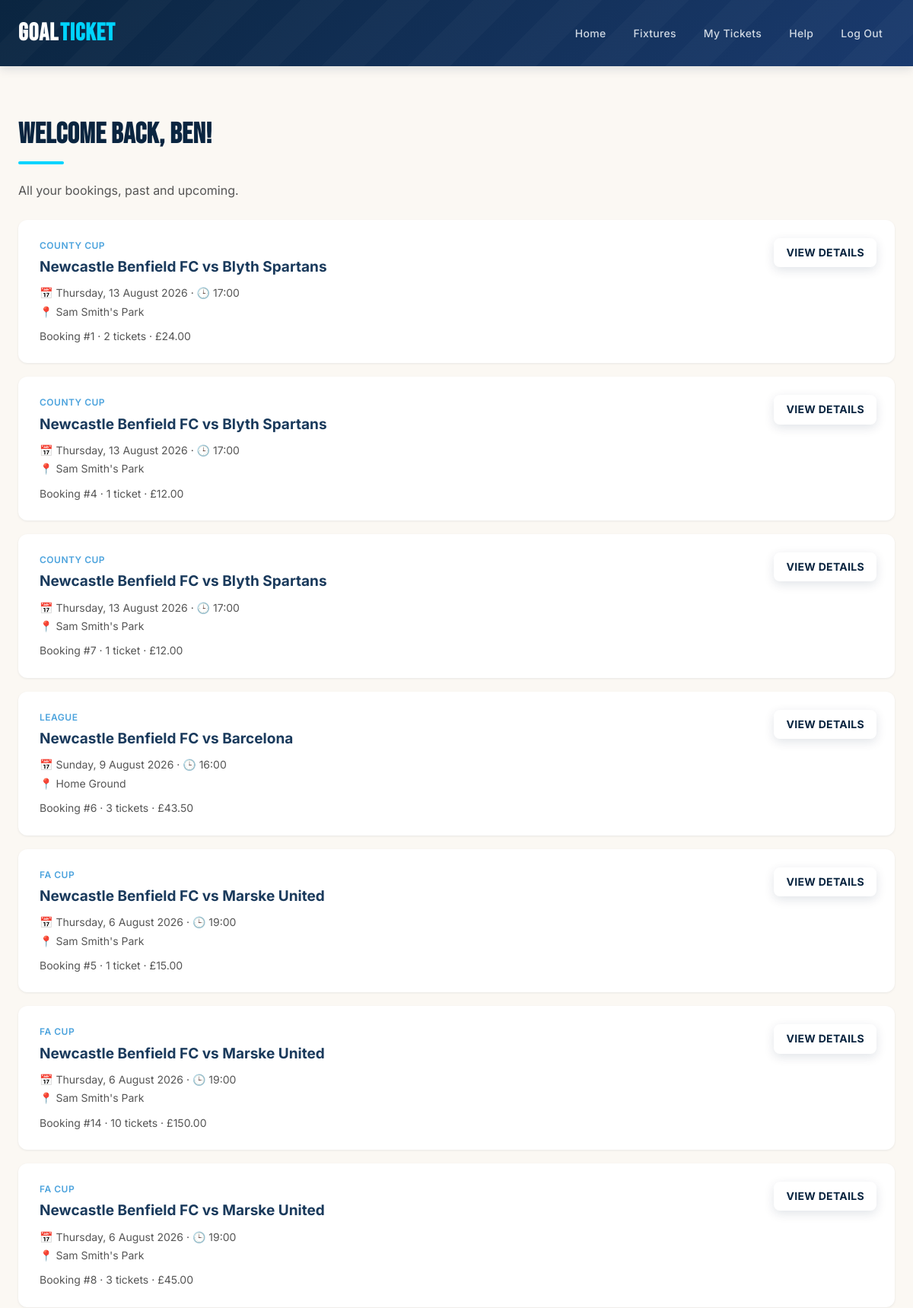
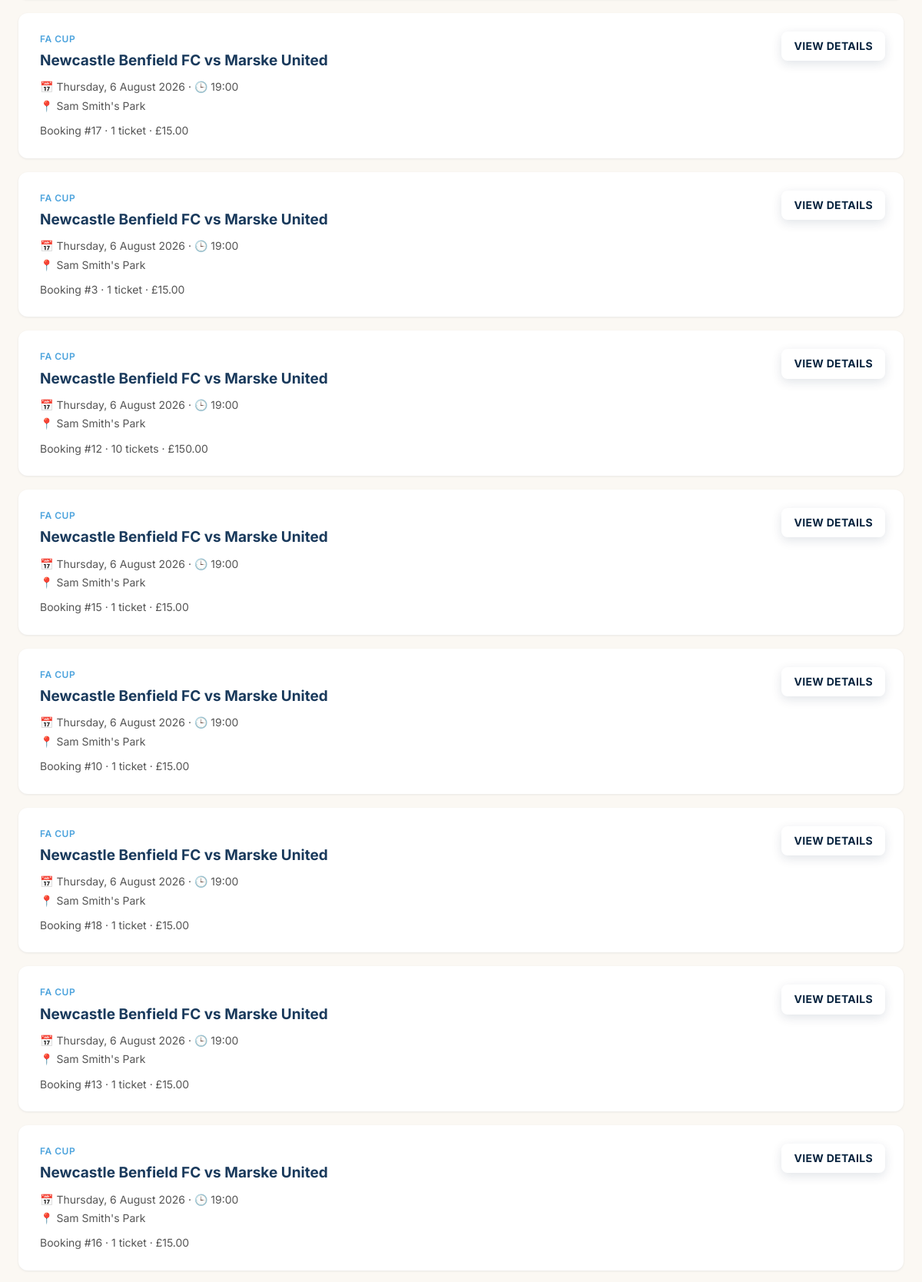
/my_tickets.php (signed in, upper part), run on the app's committed database (2 pictures, top to bottom).
### tables this page shows
CREATE TABLE `bookings` (
  `booking_id` int NOT NULL,
  `user_id` int NOT NULL,
  `fixture_id` int NOT NULL,
  `quantity` int NOT NULL,
  `total_price` decimal(7,2) NOT NULL,
  `payment_status` varchar(20) DEFAULT 'completed',
  `booking_date` timestamp NULL DEFAULT CURRENT_TIMESTAMP
);

CREATE TABLE `fixtures` (
  `fixture_id` int NOT NULL,
  `opposition` varchar(100) NOT NULL,
  `competition` varchar(50) NOT NULL,
  `match_date` date NOT NULL,
  `kick_off_time` time NOT NULL,
  `venue` varchar(100) NOT NULL,
  `ticket_price` decimal(5,2) NOT NULL,
  `total_tickets` int NOT NULL,
  `tickets_sold` int DEFAULT '0',
  `status` varchar(20) DEFAULT 'upcoming',
  `created_at` timestamp NULL DEFAULT CURRENT_TIMESTAMP
);

### my_tickets.php (the view, shortened to what this page needs)
<?php
require_once __DIR__ . '/../config/database.php';
$stmt = $pdo->prepare("
    SELECT
        b.booking_id, b.quantity, b.total_price, b.booking_date,
        f.fixture_id, f.opposition, f.competition,
        f.match_date, f.kick_off_time, f.venue, f.status
    FROM bookings b
    JOIN fixtures f ON b.fixture_id = f.fixture_id
    WHERE b.user_id = :user_id
    ORDER BY f.match_date DESC, f.kick_off_time DESC
");
$stmt->execute(['user_id' => $_SESSION['user_id']]);
$bookings = $stmt->fetchAll();
require_once __DIR__ . '/../includes/header.php';
?>
<section class="section">
    <div class="container">
        <h2>Welcome back, <?php echo htmlspecialchars($_SESSION['first_name']); ?>!</h2>
        <p style="margin-bottom: 25px; color: #555;">All your bookings, past and upcoming.</p>
        <?php if (empty($bookings)): ?>
            <div class="card">
                <p>You haven't booked any tickets yet.</p>
                <p style="margin-top: 12px;">
                    <a href="fixtures.php" class="btn">Browse upcoming fixtures</a>
                </p>
            </div>
        <?php else: ?>
            <?php foreach ($bookings as $booking):
                $is_past = strtotime($booking['match_date']) < strtotime('today');
            ?>
                <div class="card" style="<?php if ($is_past) echo 'opacity: 0.7;'; ?>">
                    <div style="display: flex; justify-content: space-between; align-items: flex-start; flex-wrap: wrap; gap: 15px;">
                        <div style="flex: 1; min-width: 250px;">
                            <div style="color: #4ca3dd; font-weight: 600; font-size: 12px; text-transform: uppercase; letter-spacing: 0.5px;">
                                <?php echo htmlspecialchars($booking['competition']); ?>
                            </div>
                            <h3 style="font-size: 19px; color: #1a3a5c; margin: 4px 0 8px;">
                                <?php echo htmlspecialchars(CLUB_NAME); ?> vs <?php echo htmlspecialchars($booking['opposition']); ?>
                            </h3>
                            <div style="color: #555; font-size: 14px;">
                                📅 <?php echo date('l, j F Y', strtotime($booking['match_date'])); ?>
                                · 🕒 <?php echo date('H:i', strtotime($booking['kick_off_time'])); ?>
                            </div>
                            <div style="color: #555; font-size: 14px; margin-top: 2px;">
                                📍 <?php echo htmlspecialchars($booking['venue']); ?>
                            </div>
                            <div style="margin-top: 10px; font-size: 14px; color: #555;">
                                Booking #<?php echo (int) $booking['booking_id']; ?>
                                · <?php echo (int) $booking['quantity']; ?> ticket<?php echo $booking['quantity'] > 1 ? 's' : ''; ?>
                                · £<?php echo number_format($booking['total_price'], 2); ?>
                            </div>
                        </div>
                        <div style="text-align: right;">
                            <?php if (!$is_past): ?>
                                <a href="booking_success.php?booking_id=<?php echo (int) $booking['booking_id']; ?>" class="btn btn-secondary" style="font-size: 14px; padding: 8px 16px;">
                                    View details
                                </a>
                            <?php endif; ?>
                        </div>
                    </div>
                </div>
            <?php endforeach; ?>
        <?php endif; ?>
    </div>
</section>
<?php require_once __DIR__ . '/../includes/footer.php'; ?>

### style.css (style rules this page uses)
:root { --stadium-dark: #0a2540; --stadium-blue: #1a3a6e; --pitch-green: #2d8a3e; --pitch-green-dark: #1e6029; --electric-cyan: #00d4ff; --crowd-cream: #fbf8f3; --terrace-grey: #f0f2f5; --shadow-sm: 0 1px 3px rgba(10, 37, 64, 0.08); --shadow-md: 0 4px 12px rgba(10, 37, 64, 0.12); --shadow-lg: 0 12px 32px rgba(10, 37, 64, 0.18); }
* { margin: 0; padding: 0; box-sizing: border-box; }
body { font-family: 'Inter', -apple-system, BlinkMacSystemFont, sans-serif; line-height: 1.6; color: #1a1a1a; background-color: var(--crowd-cream); -webkit-font-smoothing: antialiased; }
.container { max-width: 1200px; margin: 0 auto; padding: 0 24px; }
.btn { display: inline-block; padding: 14px 32px; background: var(--electric-cyan); color: var(--stadium-dark); text-decoration: none; border-radius: 8px; border: none; font-size: 15px; font-weight: 700; cursor: pointer; transition: all 0.2s ease; letter-spacing: 0.3px; text-transform: uppercase; box-shadow: 0 4px 14px rgba(0, 212, 255, 0.35); }
.btn-secondary { background: #fff; color: var(--stadium-dark); box-shadow: 0 4px 14px rgba(10, 37, 64, 0.12); }
.section { padding: 60px 0; }
.section h2 { font-family: 'Bebas Neue', sans-serif; font-size: 38px; margin-bottom: 30px; color: var(--stadium-dark); letter-spacing: 0.5px; position: relative; display: inline-block; }
.section h2::after { content: ''; position: absolute; bottom: -8px; left: 0; width: 60px; height: 4px; background: var(--electric-cyan); border-radius: 2px; }
.card { background: #fff; border-radius: 12px; padding: 24px; box-shadow: var(--shadow-sm); margin-bottom: 18px; transition: all 0.25s ease; border-left: 4px solid transparent; position: relative; }
.card h3 { color: var(--stadium-dark); font-weight: 700; margin-bottom: 8px; }

### data on the page
bookings: fixture.competition "COUNTY CUP", fixture.opposition "Blyth Spartans", fixture.match_date "Thursday, 13 August 2026", fixture.kick_off_time "17:00", fixture.venue "Sam Smith's Park", booking_id "1", quantity "2", total_price "24.00"
bookings: fixture.competition "COUNTY CUP", fixture.opposition "Blyth Spartans", fixture.match_date "Thursday, 13 August 2026", fixture.kick_off_time "17:00", fixture.venue "Sam Smith's Park", booking_id "4", quantity "1", total_price "12.00"
bookings: fixture.competition "COUNTY CUP", fixture.opposition "Blyth Spartans", fixture.match_date "Thursday, 13 August 2026", fixture.kick_off_time "17:00", fixture.venue "Sam Smith's Park", booking_id "7", quantity "1", total_price "12.00"
bookings: fixture.competition "LEAGUE", fixture.opposition "Barcelona", fixture.match_date "Sunday, 9 August 2026", fixture.kick_off_time "16:00", fixture.venue "Home Ground", booking_id "6", quantity "3", total_price "43.50"
bookings: fixture.competition "FA CUP", fixture.opposition "Marske United", fixture.match_date "Thursday, 6 August 2026", fixture.kick_off_time "19:00", fixture.venue "Sam Smith's Park", booking_id "5", quantity "1", total_price "15.00"
bookings: fixture.competition "FA CUP", fixture.opposition "Marske United", fixture.match_date "Thursday, 6 August 2026", fixture.kick_off_time "19:00", fixture.venue "Sam Smith's Park", booking_id "14", quantity "10", total_price "150.00"
bookings: fixture.competition "FA CUP", fixture.opposition "Marske United", fixture.match_date "Thursday, 6 August 2026", fixture.kick_off_time "19:00", fixture.venue "Sam Smith's Park", booking_id "8", quantity "3", total_price "45.00"
bookings: fixture.competition "FA CUP", fixture.opposition "Marske United", fixture.match_date "Thursday, 6 August 2026", fixture.kick_off_time "19:00", fixture.venue "Sam Smith's Park", booking_id "17", quantity "1", total_price "15.00"
bookings: fixture.competition "FA CUP", fixture.opposition "Marske United", fixture.match_date "Thursday, 6 August 2026", fixture.kick_off_time "19:00", fixture.venue "Sam Smith's Park", booking_id "3", quantity "1", total_price "15.00"
bookings: fixture.competition "FA CUP", fixture.opposition "Marske United", fixture.match_date "Thursday, 6 August 2026", fixture.kick_off_time "19:00", fixture.venue "Sam Smith's Park", booking_id "12", quantity "10", total_price "150.00"
bookings: fixture.competition "FA CUP", fixture.opposition "Marske United", fixture.match_date "Thursday, 6 August 2026", fixture.kick_off_time "19:00", fixture.venue "Sam Smith's Park", booking_id "15", quantity "1", total_price "15.00"
bookings: fixture.competition "FA CUP", fixture.opposition "Marske United", fixture.match_date "Thursday, 6 August 2026", fixture.kick_off_time "19:00", fixture.venue "Sam Smith's Park", booking_id "10", quantity "1", total_price "15.00"
bookings: fixture.competition "FA CUP", fixture.opposition "Marske United", fixture.match_date "Thursday, 6 August 2026", fixture.kick_off_time "19:00", fixture.venue "Sam Smith's Park", booking_id "18", quantity "1", total_price "15.00"
bookings: fixture.competition "FA CUP", fixture.opposition "Marske United", fixture.match_date "Thursday, 6 August 2026", fixture.kick_off_time "19:00", fixture.venue "Sam Smith's Park", booking_id "13", quantity "1", total_price "15.00"
bookings: fixture.competition "FA CUP", fixture.opposition "Marske United", fixture.match_date "Thursday, 6 August 2026", fixture.kick_off_time "19:00", fixture.venue "Sam Smith's Park", booking_id "16", quantity "1", total_price "15.00"

### other printed values
$_SESSION['first_name'] "Ben"
